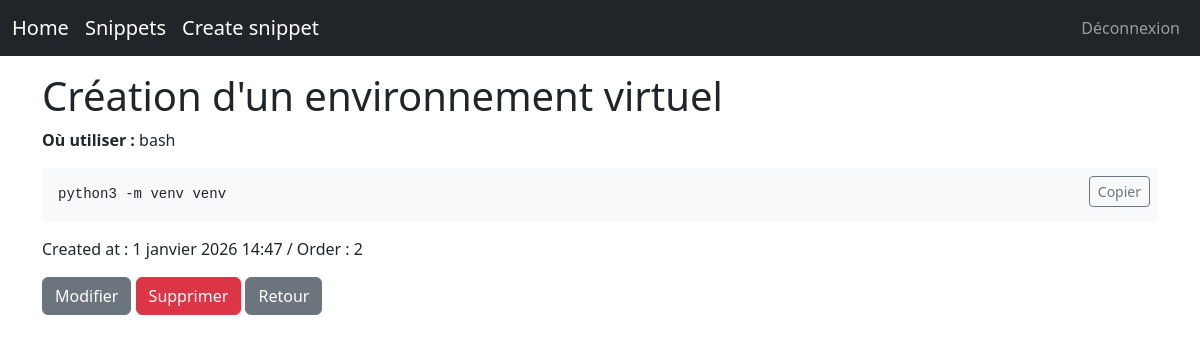
Screenshot of /snippets/creation-dun-environnement-virtuel/ (signed in) with the database file from the repository.
### snippets/models.py (models this page shows, shortened)
class Snippet(models.Model):
    title = models.CharField(max_length=100, unique=True)
    slug = models.SlugField(max_length=120, unique=True, blank=True)
    order = models.PositiveIntegerField(blank=True, null=True)
    code = models.TextField()
    created_at = models.DateTimeField(auto_now_add=True)
    location = models.CharField(
        max_length=100,
        blank=True,
        help_text="Où utiliser ce snippet (ex: shell, venv, settings.py, views.py)"
    )
    description = models.TextField(
        blank=True,
        help_text="Commentaires et explications"
    )
    class Meta:
        ordering = ["order", "created_at"]

### snippets/views.py (the view)
# urls.py: path('<slug:slug>/', SnippetDetailView.as_view(), name='snippet_detail'),
class SnippetDetailView(DetailView):
    model = Snippet
    template_name = "snippets/snippet_detail.html"
    context_object_name = "snippet"
    slug_field = "slug"
    slug_url_kwarg = "slug"

### snippets/templates/snippets/snippet_detail.html (shortened to what this page needs)
{% extends "base.html" %}
{% block content %}
<h1>{{ snippet.title }}</h1>
{% if snippet.location %}
<p>
    <strong>Où utiliser :</strong> {{ snippet.location }}
</p>
{% endif %}
<div class="position-relative">
    <button
        class="btn btn-sm btn-outline-secondary position-absolute top-0 end-0 m-2"
        onclick="copySnippet()"
        id="copy-btn"
    >
        Copier
    </button>
    <pre class="bg-light p-3"><code id="snippet-code">{{ snippet.code }}</code></pre>
</div>
<p>
    Created at : {{ snippet.created_at }}
    {% if snippet.order %} / Order : {{ snippet.order }} {% endif %}
</p>
{% if request.user.is_superuser %}
    <a class="btn btn-secondary" href="{% url 'snippet_update' snippet.slug %}" class="btn btn-warning mt-3">
        Modifier
    </a>
    <a class="btn btn-danger" href="{% url 'snippet_delete' snippet.slug %}" class="btn btn-danger mt-3">
        Supprimer
    </a>
{% endif %}
<a class="btn btn-secondary" href="{% url 'snippet_list' %}" class="btn btn-secondary mt-3">
    Retour
</a>
{% endblock %}

### rows the page displays
Snippet: title "Création d'un environnement virtuel", location "bash", code "python3 -m venv venv", created_at "1 janvier 2026 14:47", order "2"
